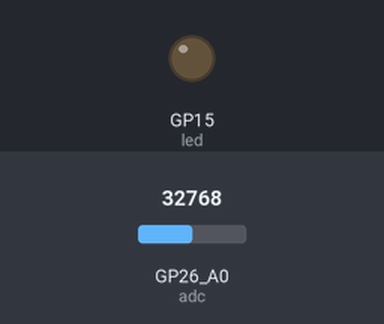
Bench run of a program on a simulated Raspberry Pi Pico running CircuitPython. Shown: output pins drawn as LEDs (lit = HIGH). Inputs (shaded band) come from the test bench; at power-on: GP26_A0 (adc) = 32768 (analog values on the 0–65535 scale).

Above: at 1.2 s.
1.3 s: GP26_A0 (adc) set to 3136
2.8 s: GP26_A0 (adc) set to 2752
At 3.8 s:
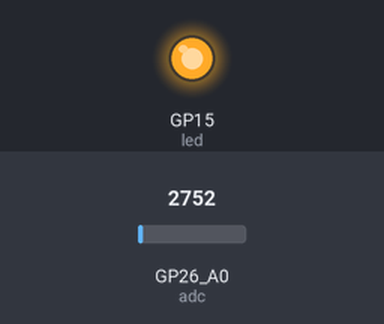
4.3 s: GP26_A0 (adc) set to 7864
At 5.0 s:
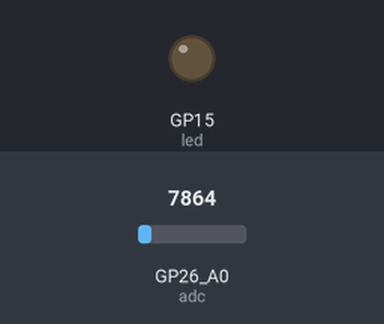
5.8 s: GP26_A0 (adc) set to 2345
At 6.1 s:
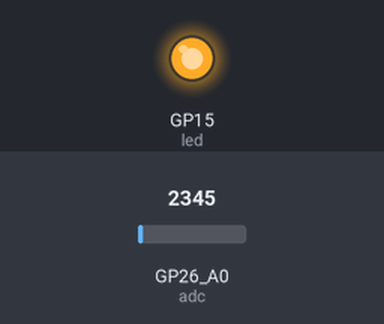
Timing chart, 0 to 8.3 s (numbered marks = the images above; inputs shaded):
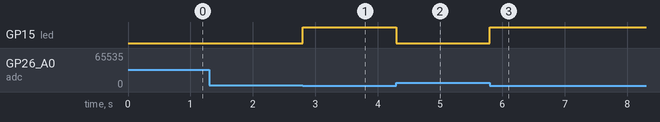

The program:

Lab10_photoresistor_LED.py
```python
import board
import time
from analogio import AnalogIn
from digitalio import DigitalInOut, Direction

# 建立 A0 腳位的 AnalogIn 物件, 並命名為 adc
adc = AnalogIn(board.GP26_A0)
# 建立 GP15 腳位的 DigitalInOut 物件, 並命名為 led
led = DigitalInOut(board.GP15)
# 設定 led 為輸出腳位
led.direction = Direction.OUTPUT

while True:
    if adc.value < 3000:  # 光線不足時
        led.value = True  # 打開 LED 燈
    else:                 # 否則
        led.value = False # 關閉 LED 燈
```

Measured:
- the behaviour switches between 3008 and 2992 on GP26_A0 (adc) (found by bisection; images 0 and 1)
- after the input at 1.3 s, every drawn part: stays the same
- after the input at 2.8 s, GP15 (led): LOW → HIGH at once
- after the input at 4.3 s, GP15 (led): HIGH → LOW at once
- after the input at 5.8 s, GP15 (led): LOW → HIGH at once
